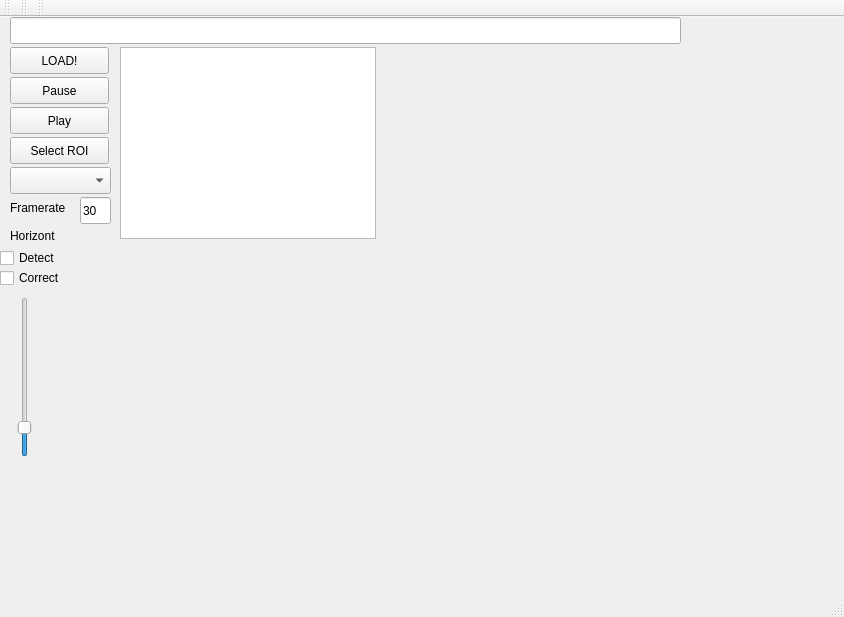
<?xml version="1.0" encoding="UTF-8"?>
<ui version="4.0">
 <class>MainWindow</class>
 <widget class="QMainWindow" name="MainWindow">
  <property name="geometry">
   <rect>
    <x>0</x>
    <y>0</y>
    <width>844</width>
    <height>617</height>
   </rect>
  </property>
  <property name="windowTitle">
   <string>MainWindow</string>
  </property>
  <widget class="QWidget" name="centralWidget">
   <widget class="QPushButton" name="loadButton">
    <property name="geometry">
     <rect>
      <x>10</x>
      <y>30</y>
      <width>99</width>
      <height>27</height>
     </rect>
    </property>
    <property name="text">
     <string>LOAD!</string>
    </property>
   </widget>
   <widget class="QLineEdit" name="pathInput">
    <property name="geometry">
     <rect>
      <x>10</x>
      <y>0</y>
      <width>671</width>
      <height>27</height>
     </rect>
    </property>
    <property name="text">
     <string/>
    </property>
   </widget>
   <widget class="QPushButton" name="pauseButton">
    <property name="geometry">
     <rect>
      <x>10</x>
      <y>60</y>
      <width>99</width>
      <height>27</height>
     </rect>
    </property>
    <property name="text">
     <string>Pause</string>
    </property>
   </widget>
   <widget class="QPushButton" name="playButton">
    <property name="geometry">
     <rect>
      <x>10</x>
      <y>90</y>
      <width>99</width>
      <height>27</height>
     </rect>
    </property>
    <property name="text">
     <string>Play</string>
    </property>
   </widget>
   <widget class="QPushButton" name="ROIButton">
    <property name="geometry">
     <rect>
      <x>10</x>
      <y>120</y>
      <width>99</width>
      <height>27</height>
     </rect>
    </property>
    <property name="text">
     <string>Select ROI</string>
    </property>
   </widget>
   <widget class="trackerImageviewer" name="trackerimageviewer">
    <property name="geometry">
     <rect>
      <x>120</x>
      <y>30</y>
      <width>256</width>
      <height>192</height>
     </rect>
    </property>
   </widget>
   <widget class="QComboBox" name="trackerComboBox">
    <property name="geometry">
     <rect>
      <x>10</x>
      <y>150</y>
      <width>101</width>
      <height>27</height>
     </rect>
    </property>
   </widget>
   <widget class="QLabel" name="trackerStatusLabel">
    <property name="geometry">
     <rect>
      <x>10</x>
      <y>180</y>
      <width>81</width>
      <height>21</height>
     </rect>
    </property>
    <property name="text">
     <string>Framerate</string>
    </property>
   </widget>
   <widget class="QLineEdit" name="framerate">
    <property name="geometry">
     <rect>
      <x>80</x>
      <y>180</y>
      <width>31</width>
      <height>27</height>
     </rect>
    </property>
    <property name="text">
     <string>30</string>
    </property>
   </widget>
   <widget class="QSlider" name="horizontDetectorTreshSlider">
    <property name="geometry">
     <rect>
      <x>10</x>
      <y>280</y>
      <width>29</width>
      <height>160</height>
     </rect>
    </property>
    <property name="maximum">
     <number>400</number>
    </property>
    <property name="value">
     <number>60</number>
    </property>
    <property name="orientation">
     <enum>Qt::Vertical</enum>
    </property>
   </widget>
   <widget class="QCheckBox" name="horizontCorrectionCheckBox">
    <property name="geometry">
     <rect>
      <x>0</x>
      <y>250</y>
      <width>121</width>
      <height>22</height>
     </rect>
    </property>
    <property name="text">
     <string>Correct</string>
    </property>
   </widget>
   <widget class="QCheckBox" name="horizontDetectionCheckBox">
    <property name="geometry">
     <rect>
      <x>0</x>
      <y>230</y>
      <width>121</width>
      <height>22</height>
     </rect>
    </property>
    <property name="text">
     <string>Detect</string>
    </property>
   </widget>
   <widget class="QLabel" name="label">
    <property name="geometry">
     <rect>
      <x>10</x>
      <y>210</y>
      <width>67</width>
      <height>17</height>
     </rect>
    </property>
    <property name="text">
     <string>Horizont</string>
    </property>
   </widget>
  </widget>
  <widget class="QMenuBar" name="menuBar">
   <property name="geometry">
    <rect>
     <x>0</x>
     <y>0</y>
     <width>844</width>
     <height>25</height>
    </rect>
   </property>
  </widget>
  <widget class="QToolBar" name="mainToolBar">
   <attribute name="toolBarArea">
    <enum>TopToolBarArea</enum>
   </attribute>
   <attribute name="toolBarBreak">
    <bool>false</bool>
   </attribute>
  </widget>
  <widget class="QStatusBar" name="statusBar"/>
  <widget class="QToolBar" name="toolBar">
   <property name="windowTitle">
    <string>toolBar</string>
   </property>
   <attribute name="toolBarArea">
    <enum>TopToolBarArea</enum>
   </attribute>
   <attribute name="toolBarBreak">
    <bool>false</bool>
   </attribute>
  </widget>
  <widget class="QToolBar" name="toolBar_2">
   <property name="windowTitle">
    <string>toolBar_2</string>
   </property>
   <attribute name="toolBarArea">
    <enum>TopToolBarArea</enum>
   </attribute>
   <attribute name="toolBarBreak">
    <bool>false</bool>
   </attribute>
  </widget>
 </widget>
 <layoutdefault spacing="6" margin="11"/>
 <customwidgets>
  <customwidget>
   <class>trackerImageviewer</class>
   <extends>QGraphicsView</extends>
   <header>trackerImageviewer.h</header>
  </customwidget>
 </customwidgets>
 <resources/>
 <connections/>
</ui>
